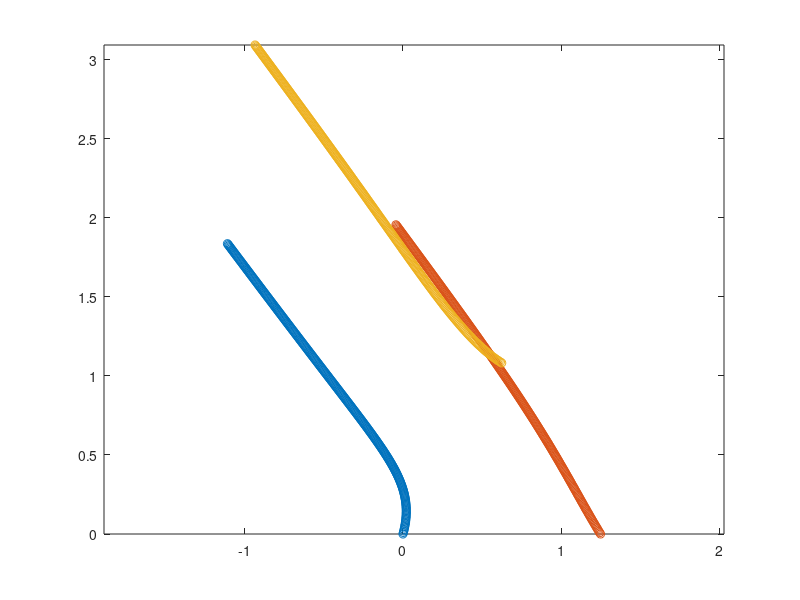

Write the MATLAB code that produced this figure. (Note: this script raises an error after producing the figure.)
%clear all;
close all;
N=3;
dt=0.01;
step=300;
d0=0.5;
d1=9;
K=1;
sigma=1;
beta=0.25;
theta=2;

avg=zeros(1,step+1);
dis=zeros(1,step+1);
p=zeros(2*N,step+1);
v=zeros(2*N,step+1);
a=zeros(2*N,step+1);
scal=zeros(1,step+1);

if N==2
    p(:,1)=[0; 0; 0; 2]*0.625;
    %v=[cos(pi/4);sin(pi/4);cos(3*pi/4);sin(3*pi/4)];
    for i=1:N
        ag=rand(1)*pi/2+4/pi;
        v(2*i-1:2*i,1)=[cos(ag);sin(ag)];
    end
elseif N==3
    p(:,1)=[0; 0; 2; 0; 1; sqrt(3)]*0.625;
    %p(:,1)=[0; 0; 2; 0; 4; 0]*0.625;    
    for i=1:N
        ag=rand(1)*pi/2+4/pi;
        v(2*i-1:2*i,1)=[cos(ag);sin(ag)];
    end
    %v(:,1)=[cos(pi/4);sin(pi/4);3*cos(2*pi/4);3*sin(2*pi/4);cos(3*pi/4);sin(3*pi/4)];
elseif N==4
    p(:,1)=[0; 0; 2; 0; 1; sqrt(3); 1; -sqrt(3)]*0.625;
    %v(:,1)=[cos(pi/4);sin(pi/4);cos(3*pi/4);sin(3*pi/4);cos(2*pi/4);sin(2*pi/4);cos(pi/4);sin(pi/4)];
    for i=1:N
        ag=rand(1)*pi/2+4/pi;
        v(2*i-1:2*i,1)=[cos(ag);sin(ag)];
    end
elseif N==5
    p(:, 1)=[0; 0; 2; 0; 4; 0; 1; sqrt(3); 1; -sqrt(3)]*0.625;
    for i=1:N
        ag=rand(1)*pi/2+4/pi;
        v(2*i-1:2*i,1)=[cos(ag);sin(ag)];
    end
elseif N==10
    p(:, 1)=[0; 0; 2; 0; 4; 0; 6; 0; 1; sqrt(3); 1; -sqrt(3); 3; sqrt(3); 3; -sqrt(3); 5; sqrt(3); 5; -sqrt(3)]*0.625;
    for i=1:N
        ag=rand(1)*pi/2+4/pi;
        v(2*i-1:2*i,1)=[cos(ag);sin(ag)];
    end
elseif N==16
    p(:, 1)=[0; 0; 2; 0; 4; 0; 6; 0; 1; sqrt(3); 1; -sqrt(3); 3; sqrt(3); 3; -sqrt(3); 5; sqrt(3); 5; -sqrt(3); 2; 2*sqrt(3); 2; -2*sqrt(3);
        4; 2*sqrt(3); 4; -2*sqrt(3); 3; 3*sqrt(3); 3; -3*sqrt(3)]*0.625;
    for i=1:N
        ag=rand(1)*pi/2+4/pi;
        v(2*i-1:2*i,1)=[cos(ag);sin(ag)];
    end
end

cnt=0;
for i=1:N
    for j=1:N
        if i~=j
            rp=norm(p(2*j-1:2*j,1)-p(2*i-1:2*i,1));
            if rp<sqrt(d1)
                dis(1,1)=dis(1,1)+rp;
                cnt=cnt+1;
            end
            scal(1,1)=scal(1,1) + dot(v(2*i-1:2*i,1),v(2*j-1:2*j,1))/norm(v(2*i-1:2*i,1))/norm(v(2*j-1:2*j,1));
        end
    end
end

dis(1,1)=dis(1,1)/cnt;

for i=1:step
    cnt=0;
    d=0;
    for j=1:N
        ta=zeros(2,1);
        f0=zeros(2,1);
        f1=zeros(2,1);
        lambda=0;
        for k=1:N
            if j~=k
                rp=norm(p(2*j-1:2*j,i)-p(2*k-1:2*k,i));
                rv=norm(v(2*j-1:2*j,i)-v(2*k-1:2*k,i));
                
                if rp<sqrt(d1)
                    d=d+rp;
                    cnt=cnt+1;
                end

                if i>j
                    ta=ta + K/(sigma^2+rp^2)^beta * (v(2*k-1:2*k,i)-v(2*j-1:2*j,i));
                    f0=1/(rp^2-d0)^theta*(p(2*j-1:2*j,i)-p(2*k-1:2*k,i));
                    f1=1/(rp^2-d1)^theta*(-p(2*k-1:2*k,i)+p(2*j-1:2*j,i));
                    lambda = lambda+1/N*rv^2;
                else
                    ta=ta + K/(sigma^2+rp^2)^beta * (v(2*k-1:2*k,i)-v(2*j-1:2*j,i));
                    f0=1/(rp^2-d0)^theta*(p(2*j-1:2*j,i)-p(2*k-1:2*k,i));
                    f1=1/(rp^2-d1)^theta*(-p(2*k-1:2*k,i)+p(2*j-1:2*j,i));
                end
            end
        end
        a(2*j-1:2*j,i+1)=ta+sqrt(lambda)*(f0-f1);
    end
    v(:,i+1)=v(:,i)+a(:,i+1)*dt;
    p(:,i+1)=p(:,i)+v(:,i)*dt+0.5*a(:,i+1)*dt^2;
    for m=1:N
        for n=1:N
            if m~=n
                scal(1,i+1) = scal(1,i+1) + dot(v(2*m-1:2*m,i+1),v(2*n-1:2*n,i+1))/norm(v(2*m-1:2*m,i+1))/norm(v(2*n-1:2*n,i+1));
            end
        end
    end
    dis(1,i+1)=d/cnt;
end

scal=abs(scal/N/(N-1));
avg=avg+scal;

g=figure;
plot(p(1,:),p(2,:),'o');
hold on;
for i=1:N-1
    plot(p(2*i+1,:),p(2*i+2,:),'o');
end
hold off;
axis equal;
arrow(p(1:2,1),p(1:2,1)+v(1:2,1),'EdgeColor','b','FaceColor','b')
arrow(p(3:4,1),p(3:4,1)+v(3:4,1),'EdgeColor','r','FaceColor','r')
arrow(p(5:6,1),p(5:6,1)+v(5:6,1),'EdgeColor','y','FaceColor','y')
line([p(1,end),p(3,end)],[p(2,end),p(4,end)],'linestyle','--');
line([p(1,end),p(5,end)],[p(2,end),p(6,end)],'linestyle','--');
line([p(3,end),p(5,end)],[p(4,end),p(6,end)],'linestyle','--');

h=figure;
t=1:step+1;
plot(t,dis,'LineWidth',2);
axis square;

f=figure;
plot(t,avg,'LineWidth',2);

axis square;
axis([0 step+1 0 1])
xlabel('time steps')
ylabel('average \psi_{scal}')
title('N=2')
